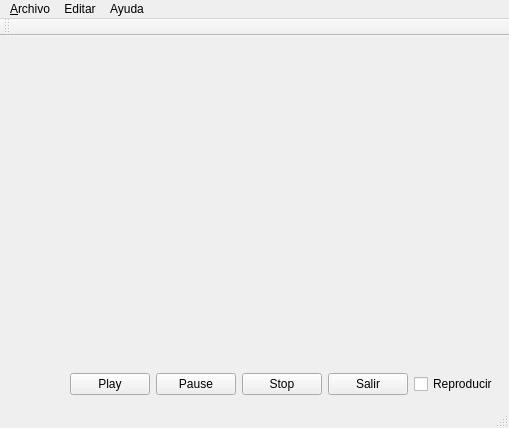
<?xml version="1.0" encoding="UTF-8"?>
<ui version="4.0">
 <class>ViewerWindow</class>
 <widget class="QMainWindow" name="ViewerWindow">
  <property name="geometry">
   <rect>
    <x>0</x>
    <y>0</y>
    <width>509</width>
    <height>428</height>
   </rect>
  </property>
  <property name="windowTitle">
   <string>ViewerWindow</string>
  </property>
  <widget class="QWidget" name="centralWidget">
   <layout class="QGridLayout" name="gridLayout">
    <item row="3" column="3">
     <widget class="QPushButton" name="stopbutton">
      <property name="text">
       <string>Stop</string>
      </property>
     </widget>
    </item>
    <item row="3" column="0">
     <spacer name="horizontalSpacer">
      <property name="orientation">
       <enum>Qt::Horizontal</enum>
      </property>
      <property name="sizeHint" stdset="0">
       <size>
        <width>40</width>
        <height>20</height>
       </size>
      </property>
     </spacer>
    </item>
    <item row="3" column="4">
     <widget class="QPushButton" name="Quit">
      <property name="text">
       <string>Salir</string>
      </property>
     </widget>
    </item>
    <item row="3" column="2">
     <widget class="QPushButton" name="pause">
      <property name="text">
       <string>Pause</string>
      </property>
     </widget>
    </item>
    <item row="3" column="1">
     <widget class="QPushButton" name="playbutton">
      <property name="text">
       <string>Play</string>
      </property>
     </widget>
    </item>
    <item row="3" column="5">
     <widget class="QCheckBox" name="reproducir">
      <property name="text">
       <string>Reproducir</string>
      </property>
     </widget>
    </item>
    <item row="0" column="0" colspan="6">
     <widget class="QLabel" name="label">
      <property name="sizePolicy">
       <sizepolicy hsizetype="Expanding" vsizetype="Expanding">
        <horstretch>0</horstretch>
        <verstretch>0</verstretch>
       </sizepolicy>
      </property>
      <property name="text">
       <string/>
      </property>
      <property name="scaledContents">
       <bool>true</bool>
      </property>
     </widget>
    </item>
   </layout>
  </widget>
  <widget class="QMenuBar" name="menuBar">
   <property name="geometry">
    <rect>
     <x>0</x>
     <y>0</y>
     <width>509</width>
     <height>22</height>
    </rect>
   </property>
   <widget class="QMenu" name="menuArchivo">
    <property name="title">
     <string>&amp;Archivo</string>
    </property>
    <addaction name="actionAbrir"/>
    <addaction name="actionCapturar"/>
    <addaction name="separator"/>
    <addaction name="actionSalir"/>
   </widget>
   <widget class="QMenu" name="menuAcerca_de">
    <property name="title">
     <string>Ayuda</string>
    </property>
    <addaction name="actionAcerca_de"/>
   </widget>
   <widget class="QMenu" name="menuEditar">
    <property name="title">
     <string>Editar</string>
    </property>
    <addaction name="actionPreferencias"/>
   </widget>
   <addaction name="menuArchivo"/>
   <addaction name="menuEditar"/>
   <addaction name="menuAcerca_de"/>
  </widget>
  <widget class="QToolBar" name="mainToolBar">
   <attribute name="toolBarArea">
    <enum>TopToolBarArea</enum>
   </attribute>
   <attribute name="toolBarBreak">
    <bool>false</bool>
   </attribute>
  </widget>
  <widget class="QStatusBar" name="statusBar"/>
  <action name="actionAbrir">
   <property name="text">
    <string>Abrir</string>
   </property>
   <property name="shortcut">
    <string>Ctrl+A</string>
   </property>
  </action>
  <action name="actionSalir">
   <property name="text">
    <string>Salir</string>
   </property>
  </action>
  <action name="actionAcerca_de">
   <property name="text">
    <string>Acerca de...</string>
   </property>
  </action>
  <action name="actionCapturar">
   <property name="text">
    <string>Capturar</string>
   </property>
  </action>
  <action name="actionPreferencias">
   <property name="text">
    <string>Preferencias</string>
   </property>
  </action>
 </widget>
 <layoutdefault spacing="6" margin="11"/>
 <resources/>
 <connections/>
</ui>
